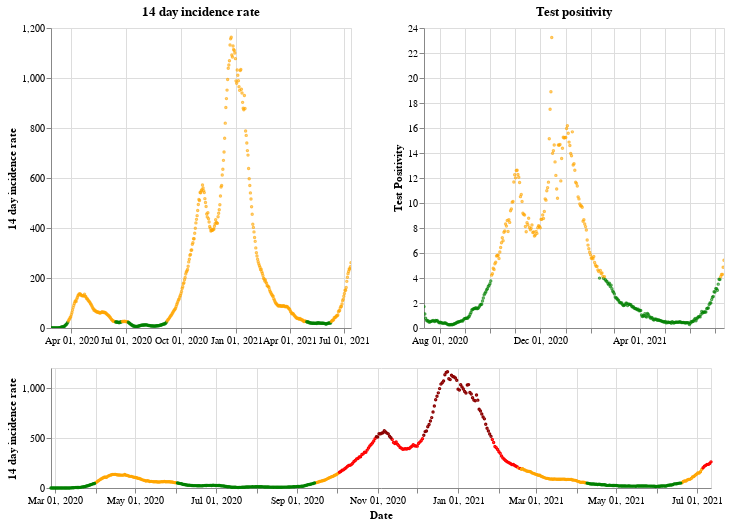

The notebook cell this image was saved under:
### Markdown cell above
## Wales

### Code cell
plot_traffic_light('Wales')

### Figure 1 — Vega-Lite specification as saved in the notebook (floating-point values rounded to 4 significant figures; data arrays with more than 128 entries replaced by an {"elided": "..."} marker saying what was removed)
{"config": {"view": {"continuousWidth": 400, "continuousHeight": 300}}, "vconcat": [{"hconcat": [{"mark": {"type": "point", "size": 2}, "encoding": {"color": {"condition": {"value": "green", "test": "(datum.twoWeeklyCasesRate <= 25)"}, "value": "orange"}, "tooltip": [{"type": "nominal", "field": "areaName"}, {"type": "temporal", "field": "date"}, {"type": "quantitative", "field": "twoWeeklyCasesRate"}, {"type": "quantitative", "field": "testPositivity"}], "x": {"type": "temporal", "axis": {"title": ""}, "field": "date", "scale": {"domain": {"selection": "DateBrush"}}, "timeUnit": "yearmonthdate"}, "y": {"type": "quantitative", "axis": {"title": "14 day incidence rate"}, "field": "twoWeeklyCasesRate"}}, "title": "14 day incidence rate", "width": 300}, {"mark": {"type": "point", "size": 2}, "encoding": {"color": {"condition": {"value": "green", "test": "(datum.testPositivity <= 4)"}, "value": "orange"}, "tooltip": [{"type": "nominal", "field": "areaName"}, {"type": "temporal", "field": "date"}, {"type": "quantitative", "field": "twoWeeklyCasesRate"}, {"type": "quantitative", "field": "testPositivity"}], "x": {"type": "temporal", "axis": {"title": ""}, "field": "date", "scale": {"domain": {"selection": "DateBrush"}}, "timeUnit": "yearmonthdate"}, "y": {"type": "quantitative", "axis": {"title": "Test Positivity"}, "field": "testPositivity"}}, "title": "Test positivity", "width": 300}]}, {"layer": [{"mark": {"type": "point", "size": 2}, "encoding": {"color": {"condition": {"value": "orange", "test": "(((datum.testPositivity < 4) && (datum.twoWeeklyCasesRate >= 50)) && (datum.twoWeeklyCasesRate < 200))"}, "value": "red"}, "opacity": {"condition": {"value": 1, "test": "((datum.twoWeeklyCasesRate >= 50) && (datum.twoWeeklyCasesRate < 500))"}, "value": 0}, "tooltip": [{"type": "nominal", "field": "areaName"}, {"type": "temporal", "field": "date"}, {"type": "quantitative", "field": "twoWeeklyCasesRate"}, {"type": "quantitative", "field": "testPositivity"}], "x": {"type": "temporal", "axis": {"title": "Date"}, "field": "date", "timeUnit": "yearmonthdate"}, "y": {"type": "quantitative", "axis": {"title": "14 day incidence rate"}, "field": "twoWeeklyCasesRate"}}, "selection": {"DateBrush": {"type": "interval", "encodings": ["x"], "fields": ["Time"]}}}, {"mark": {"type": "point", "size": 2}, "encoding": {"color": {"value": "darkred"}, "opacity": {"condition": {"value": 1, "test": "(datum.twoWeeklyCasesRate >= 500)"}, "value": 0}, "tooltip": [{"type": "nominal", "field": "areaName"}, {"type": "temporal", "field": "date"}, {"type": "quantitative", "field": "twoWeeklyCasesRate"}, {"type": "quantitative", "field": "testPositivity"}], "x": {"type": "temporal", "axis": {"title": "Date"}, "field": "date", "timeUnit": "yearmonthdate"}, "y": {"type": "quantitative", "axis": {"title": "14 day incidence rate"}, "field": "twoWeeklyCasesRate"}}}, {"mark": {"type": "point", "size": 2}, "encoding": {"color": {"condition": {"value": "green", "test": "((datum.testPositivity < 4) && (datum.twoWeeklyCasesRate < 50))"}, "value": "orange"}, "opacity": {"condition": {"value": 1, "test": "(datum.twoWeeklyCasesRate < 50)"}, "value": 0}, "tooltip": [{"type": "nominal", "field": "areaName"}, {"type": "temporal", "field": "date"}, {"type": "quantitative", "field": "twoWeeklyCasesRate"}, {"type": "quantitative", "field": "testPositivity"}], "x": {"type": "temporal", "axis": {"title": "Date"}, "field": "date", "timeUnit": "yearmonthdate"}, "y": {"type": "quantitative", "axis": {"title": "14 day incidence rate"}, "field": "twoWeeklyCasesRate"}}}], "height": 120, "width": 660}], "data": {"name": "data-b50179f100c25983483b1d00aa68f19e"}, "$schema": "https://vega.github.io/schema/vega-lite/v4.8.1.json", "datasets": {"data-b50179f100c25983483b1d00aa68f19e": {"elided": "502 records"}}}
